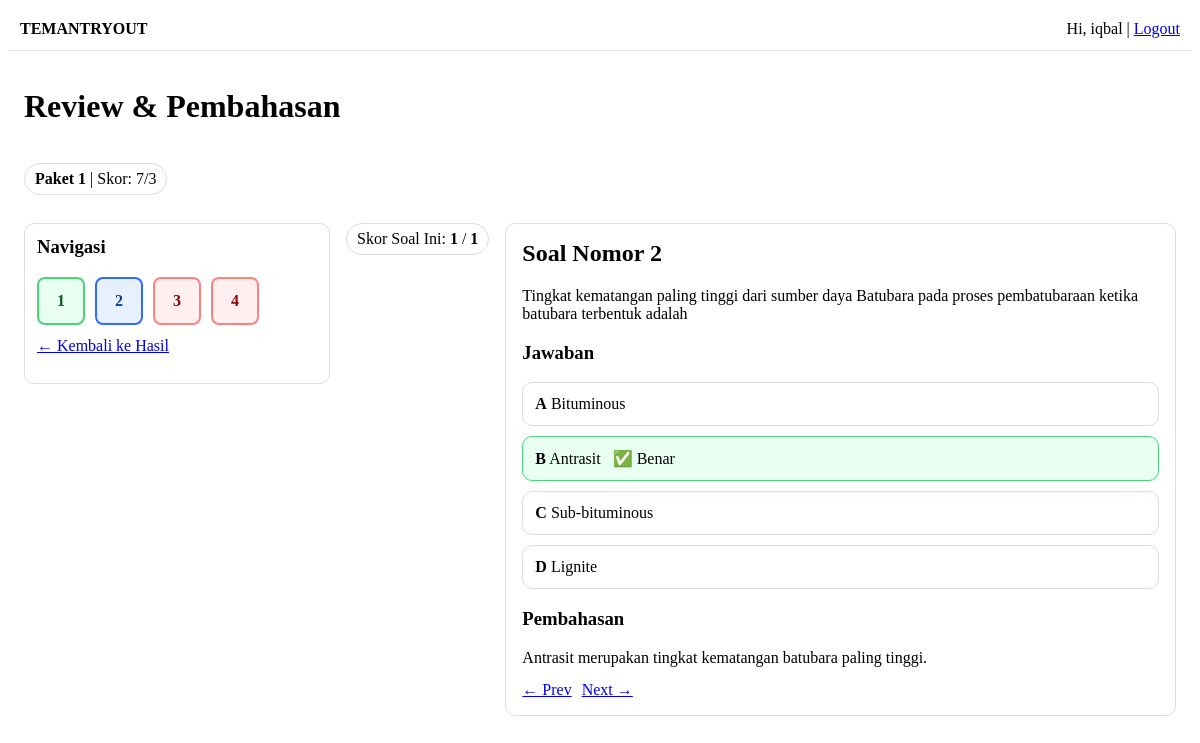
Page /attempts/10/review/?q=1 (signed in) on the committed database.
### exam/models.py (models this page shows, shortened)
class Attempt(models.Model):
    class Mode(models.TextChoices):
        TRYOUT = "TRYOUT", "Tryout"
        LEARN = "LEARN", "Learn"
    class Status(models.TextChoices):
        IN_PROGRESS = "IN_PROGRESS", "In Progress"
        SUBMITTED = "SUBMITTED", "Submitted"
        EXPIRED = "EXPIRED", "Expired"
    user = models.ForeignKey(settings.AUTH_USER_MODEL, on_delete=models.CASCADE, related_name="attempts")
    package = models.ForeignKey(Package, on_delete=models.CASCADE, related_name="attempts")
    mode = models.CharField(max_length=10, choices=Mode.choices, default=Mode.TRYOUT)
    status = models.CharField(max_length=15, choices=Status.choices, default=Status.IN_PROGRESS)
    started_at = models.DateTimeField(auto_now_add=True)
    submitted_at = models.DateTimeField(null=True, blank=True)
    duration_seconds = models.PositiveIntegerField(default=90 * 60)  # snapshot dari package
    elapsed_seconds = models.PositiveIntegerField(default=0)  # khusus mode LEARN (pauseable)
    current_index = models.PositiveIntegerField(default=0)  # untuk resume ke nomor terakhir dibuka
    created_at = models.DateTimeField(auto_now_add=True)
    class Meta:
        ordering = ["-created_at"]
    score = models.IntegerField(default=0)
    max_score = models.IntegerField(default=0)

class Package(models.Model):
    category = models.ForeignKey(ExamCategory, on_delete=models.PROTECT, related_name="packages")
    title = models.CharField(max_length=200)
    slug = models.SlugField(max_length=220, unique=True, blank=True)
    description = models.TextField(blank=True)
    is_paid = models.BooleanField(default=False)
    price = models.PositiveIntegerField(default=0)  # rupiah (opsional, MVP)
    duration_minutes = models.PositiveIntegerField(default=90)
    is_active = models.BooleanField(default=True)
    order_index = models.PositiveIntegerField(default=0)
    created_at = models.DateTimeField(auto_now_add=True)
    class Meta:
        ordering = ["order_index", "title"]

class Question(models.Model):
    class ContentType(models.TextChoices):
        TEXT = "TEXT", "Text"
        IMAGE = "IMAGE", "Image"
        AUDIO = "AUDIO", "Audio"
        MIXED = "MIXED", "Mixed"  # text + image/audio
    class AnswerType(models.TextChoices):
        SINGLE = "SINGLE", "Single Choice"
        MULTI = "MULTI", "Multiple Choice"
        TRUE_FALSE = "TRUE_FALSE", "True/False"
        WEIGHTED = "WEIGHTED", "Weighted (points per option)"
    package = models.ForeignKey(Package, on_delete=models.CASCADE, related_name="questions")
    section = models.ForeignKey(Section, on_delete=models.SET_NULL, null=True, blank=True, related_name="questions")
    order_index = models.PositiveIntegerField(default=0)
    content_type = models.CharField(max_length=10, choices=ContentType.choices, default=ContentType.TEXT)
    answer_type = models.CharField(max_length=15, choices=AnswerType.choices, default=AnswerType.SINGLE)
    stem = models.TextField()  # teks pertanyaan
    image = models.ImageField(upload_to="questions/images/", null=True, blank=True)
    audio = models.FileField(upload_to="questions/audio/", null=True, blank=True)
    explanation = models.TextField(blank=True)
    is_active = models.BooleanField(default=True)
    created_at = models.DateTimeField(auto_now_add=True)
    class Meta:
        ordering = ["order_index", "id"]

class Choice(models.Model):
    question = models.ForeignKey(Question, on_delete=models.CASCADE, related_name="choices")
    label = models.CharField(max_length=5, blank=True)  # A/B/C/D (opsional)
    text = models.TextField(blank=True)
    image = models.ImageField(upload_to="choices/images/", null=True, blank=True)
    audio = models.FileField(upload_to="choices/audio/", null=True, blank=True)
    is_correct = models.BooleanField(default=False)
    points = models.IntegerField(default=0)  # untuk WEIGHTED / scoring khusus
    order_index = models.PositiveIntegerField(default=0)
    class Meta:
        ordering = ["order_index", "id"]

### exam/views.py (the view)
# urls.py: path("attempts/<int:attempt_id>/review/", views.attempt_review, name="attempt_review"),
@login_required
def attempt_review(request, attempt_id: int):
    attempt = get_object_or_404(Attempt, id=attempt_id, user=request.user)
    questions = list(
        Question.objects.filter(package=attempt.package, is_active=True)
        .prefetch_related("choices")
        .order_by("order_index", "id")
    )
    answers = (
        AttemptAnswer.objects.filter(attempt=attempt, question__in=questions)
        .prefetch_related("choices")
    )
    ans_map = {a.question_id: a for a in answers}
    try:
        idx = int(request.GET.get("q", 0))
    except ValueError:
        idx = 0
    idx = max(0, min(idx, len(questions) - 1))
    q = questions[idx]
    a = ans_map.get(q.id)
    breakdown = score_attempt(attempt)
    q_score = breakdown.per_question.get(q.id, 0)
    q_max = breakdown.per_question_max.get(q.id, 0)
    selected_ids = set(a.choices.values_list("id", flat=True)) if a else set()
    correct_ids = set(q.choices.filter(is_correct=True).values_list("id", flat=True))
    choices_view = []
    for c in q.choices.all():
        is_sel = c.id in selected_ids
        is_cor = c.id in correct_ids
        choices_view.append({
            "label": c.label,
            "text": c.text,
            "points": c.points,
            "is_selected": is_sel,
            "is_correct": is_cor,
        })
    grid = []
    for i, qq in enumerate(questions):
        aa = ans_map.get(qq.id)
        sel = set(aa.choices.values_list("id", flat=True)) if aa else set()
        cor = set(qq.choices.filter(is_correct=True).values_list("id", flat=True))
        if i == idx:
            status = "current"
        else:
            if not sel:
                status = "blank"
            else:
                status = "answered" if (sel == cor and len(cor) > 0) else "wrong"
        if i != idx and aa and aa.flagged:
            status = "flagged"
        grid.append({"num": i + 1, "idx": i, "status": status})
    return render(
        request,
        "exam/attempt_review.html",
        {
            "attempt": attempt,
            "questions": questions,
            "idx": idx,
            "q": q,
            "grid": grid,
            "choices_view": choices_view,
            "q_score": q_score,
            "q_max": q_max,
        },
    )

### exam/scoring.py (called while the page is built)
def _set_equals(a: Set[int], b: Set[int]) -> bool:
    return a == b

### exam/templates/exam/attempt_review.html (shortened to what this page needs)
{% extends "core/base.html" %}
{% block content %}
<h1>Review & Pembahasan</h1>
<p class="pill"><b>{{ attempt.package.title }}</b> | Skor: {{ attempt.score }}/{{ attempt.max_score }}</p>
<div class="layout" style="margin-top:12px;">
  <aside class="sidebar">
    <h3 style="margin-top:0;">Navigasi</h3>
    <div class="grid">
      {% for g in grid %}
        <a class="qbtn {{ g.status }}" href="?q={{ g.idx }}">{{ g.num }}</a>
      {% endfor %}
    </div>
    <p style="margin-top:12px;">
      <a href="{% url 'attempt_result' attempt.id %}">← Kembali ke Hasil</a>
    </p>
  </aside>
  <div class="pill" style="margin-bottom:12px;">
    Skor Soal Ini: <b>{{ q_score }}</b> / <b>{{ q_max }}</b>
  </div>
  <section class="main">
    <h2 style="margin-top:0;">Soal Nomor {{ idx|add:1 }}</h2>
    <div style="white-space:pre-line; margin-bottom:12px;">{{ q.stem }}</div>
    <h3>Jawaban</h3>
    {% if q.answer_type == "WEIGHTED" %}
      {% for c in choices_view %}
        <div class="option {% if c.is_selected %}opt-correct{% endif %}">
          <b>{{ c.label }}</b> {{ c.text }}
          <span style="margin-left:8px; opacity:.8;">
            ({{ c.points }} poin)
          </span>
          {% if c.is_selected %}
            <span style="margin-left:8px;">🎯 Dipilih</span>
          {% endif %}
          {% if c.is_correct %}
            <span style="margin-left:8px;">⭐ Ideal</span>
          {% endif %}
        </div>
      {% endfor %}
    {% else %}
      {% for c in choices_view %}
        <div class="option
          {% if c.is_correct %}opt-correct{% endif %}
        ">
          <b>{{ c.label }}</b> {{ c.text }}
          {% if c.is_correct %}<span style="margin-left:8px;">✅ Benar</span>{% endif %}
        </div>
      {% endfor %}
    {% endif %}
    <h3>Pembahasan</h3>
    {% if q.explanation %}
      <div style="white-space:pre-line;">{{ q.explanation }}</div>
    {% else %}
      <i>Belum ada pembahasan untuk soal ini.</i>
    {% endif %}
    <div style="display:flex; gap:10px; margin-top:14px;">
      <a href="?q={{ idx|add:-1 }}">← Prev</a>
      <a href="?q={{ idx|add:1 }}">Next →</a>
    </div>
  </section>
</div>
{% endblock %}

### core/templates/core/base.html (shortened to what this page needs)
<!doctype html>
<html lang="id">
<head>
</head>
<body>
  <header style="padding:12px; border-bottom:1px solid #ddd;">
    <strong>TEMANTRYOUT</strong>
    <span style="float:right;">
      {% if request.user.is_authenticated %}
        Hi, {{ request.user.username }} |
        <a href="{% url 'logout' %}">Logout</a>
      {% else %}
        <a href="{% url 'login' %}">Login</a>
      {% endif %}
    </span>
  </header>
  <main style="padding:16px;">
    {% block content %}{% endblock %}
  </main>
</body>
</html>

### exam/templates/exam/attempt_review.html (style rules this page uses)
.layout { display:flex; gap:16px; align-items:flex-start; }
.sidebar { width:280px; border:1px solid #ddd; padding:12px; border-radius:10px; }
.main { flex:1; border:1px solid #ddd; padding:16px; border-radius:10px; }
.grid { display:grid; grid-template-columns: repeat(5, 1fr); gap:10px; }
.qbtn { display:flex; align-items:center; justify-content:center; height:44px; border-radius:8px; border:2px solid #ccc; text-decoration:none; font-weight:600; }
.answered { background:#e9fff1; border-color:#4bd37b; color:#0b5a26; }
.wrong { background:#ffefef; border-color:#ff8080; color:#8a0000; }
.current { background:#e6f0ff; border-color:#2f6bff; color:#113a9c; }
.option { border:1px solid #ddd; padding:12px; border-radius:10px; margin-bottom:10px; }
.opt-correct { border-color:#4bd37b; background:#e9fff1; }
.pill { border:1px solid #ddd; padding:6px 10px; border-radius:999px; display:inline-block; }

### rows in the picture
Attempt: package "Paket 1", score "7", max_score "3"
Question: stem "Tingkat kematangan paling tinggi dari sumber daya Batubara pada proses pembatubaraan ketika batubara terbentuk adalah", explanation "Antrasit merupakan tingkat kematangan batubara paling tinggi."
Choice: text "Bituminous"
Choice: text "Antrasit"
Choice: text "Sub-bituminous"
Choice: text "Lignite"

### other values in the picture
{{ request.user.username }} "iqbal"
{{ g.num }} "1" "2" "3" "4"
{{ q_score }} "1"
{{ q_max }} "1"
{{ idx|add:1 }} "2"
{{ c.label }} "A" "B" "C" "D"
